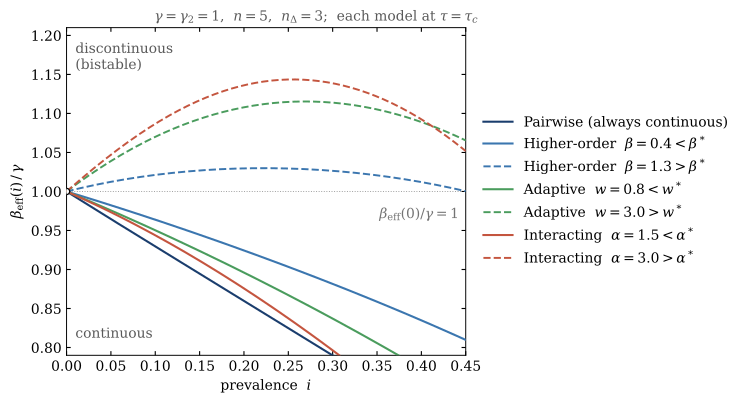

Source code (Python):
"""Figure 1 -- the effective force of infection at threshold.

beta_eff(i)/gamma against prevalence i for seven model instances drawn from four
mechanisms.  Each instance is evaluated AT ITS OWN epidemic threshold tau = tau_c,
so every curve passes through (0, 1).  That common point is the universal threshold
condition beta_eff(0) = gamma of Eq. (3), not an axis normalisation applied after
the fact.

The sign of the slope at (0, 1) classifies the transition through the criterion of
Eq. (4):

    downward (solid)  -> continuous
    upward   (dashed) -> discontinuous, bistable

Three of the four mechanisms appear twice, once below and once above their own
critical parameter (beta*, w*, alpha*), which is what makes the collapse visible:
the same mechanism sits on either side of the divide depending on a single scalar.

Parameters: gamma = 1, n = 5 throughout, n_tri = 3 for the simplicial model.  The
interacting-contagion case is symmetric (gamma_c = gamma), so gamma_eff = gamma and
the slope of beta_eff alone classifies the transition.

Usage
-----
    uv run figure1.py              write figure1.pdf and figure1.png
    uv run figure1.py --check      numerical audit, no figure
    uv run figure1.py --invariant  overlay the exact interacting-contagion invariant
"""

from __future__ import annotations

import sys
from collections.abc import Callable
from dataclasses import dataclass
from functools import partial

import matplotlib.pyplot as plt
import numpy as np

import style
from models import (
    Adaptive,
    Interacting,
    PairwiseSIS,
    Scalar,
    Simplicial,
    ad_beta_eff,
    ad_fast,
    ad_slope_at_threshold,
    ad_tau_c,
    ad_w_star,
    ic_beta_eff,
    ic_fast,
    ic_invariant_fast,
    ic_slope_at_threshold,
    ic_tau_c,
    sim_beta_eff,
    sim_fast_grid,
    sim_tau_c,
    sis_beta_eff,
    sis_fast,
    sis_slope_at_threshold,
    sis_tau_c,
)

OUTFILE = "figure1"
GAM = 1.0
N = 5
NT = 3
IMAX = 0.45  # right edge of the plotted prevalence range

# Closed-form boundary of Eq. (64) for n = 5, n_tri = 3, gamma = 1.  Reported in the
# audit header only; Figure 2 locates the same boundary numerically.
BETA_STAR_CLOSED_FORM = 0.8209


# --------------------------------------------------------------------------- #
#  beta_eff(i) at threshold, one function per mechanism
# --------------------------------------------------------------------------- #
def sis_curve(i: Scalar, tau: float, par: PairwiseSIS) -> Scalar:
    """Pairwise SIS."""
    return sis_beta_eff(i, sis_fast(i, tau, par), tau, par)


def sim_curve(i: Scalar, tau: float, par: Simplicial) -> Scalar:
    """Simplicial SIS.  p(i) is an implicit root, so it is solved grid-wise."""
    grid = np.atleast_1d(i)
    return sim_beta_eff(grid, sim_fast_grid(grid, tau, par), tau, par)


def ad_curve(i: Scalar, tau: float, par: Adaptive) -> Scalar:
    """Adaptive network SIS."""
    return ad_beta_eff(i, ad_fast(i, tau, par), tau, par)


def ic_curve(i: Scalar, tau: float, par: Interacting) -> Scalar:
    """Interacting contagions, from the quasi-static root."""
    return ic_beta_eff(i, ic_fast(i, tau, par), tau, par)


def ic_invariant_curve(i: Scalar, tau: float, par: Interacting) -> Scalar:
    """Interacting contagions, from the exact invariant p = 1 - i instead.

    Same value and same slope at i = 0; the two part company at O(i^2).  Drawn only
    under --invariant, as a check that the quasi-static root is doing its job near
    threshold.
    """
    return ic_beta_eff(i, ic_invariant_fast(i), tau, par)


# --------------------------------------------------------------------------- #
#  Curve catalogue
# --------------------------------------------------------------------------- #
@dataclass(frozen=True, slots=True)
class Curve:
    """One plotted instance: label, colour, transition type, threshold, beta_eff.

    ``analytic_slope`` is the closed-form d beta_eff / di at threshold where Table 1
    provides one, and None for the simplicial model, whose beta_eff is only implicit.
    """

    label: str
    colour: str
    forward: bool
    tau_c: float
    beta_eff: Callable[[Scalar], Scalar]
    analytic_slope: float | None = None


def catalogue() -> list[Curve]:
    """The seven instances, in plotting order.

    ``partial`` binds tau_c and the parameter set at construction time.  A bare
    lambda closing over the loop variables would not: Python's late binding would
    give every curve in a family the last parameter value of that loop.
    """
    c_sis, c_sim, c_ad, c_ic = style.C_MECHANISM
    curves: list[Curve] = []

    par_sis = PairwiseSIS(n=N, gamma=GAM)
    curves.append(
        Curve(
            "Pairwise (always continuous)",
            c_sis,
            True,
            sis_tau_c(par_sis),
            partial(sis_curve, tau=sis_tau_c(par_sis), par=par_sis),
            sis_slope_at_threshold(par_sis),
        )
    )

    for beta, forward in ((0.4, True), (1.3, False)):
        par = Simplicial(n=N, n_tri=NT, beta=beta, gamma=GAM)
        rel = r"<\beta^*" if forward else r">\beta^*"
        curves.append(
            Curve(
                rf"Higher-order  $\beta={beta}{rel}$",
                c_sim,
                forward,
                sim_tau_c(par),
                partial(sim_curve, tau=sim_tau_c(par), par=par),
            )
        )

    for w, forward in ((0.8, True), (3.0, False)):
        par = Adaptive(n=N, w=w, gamma=GAM)
        rel = r"<w^*" if forward else r">w^*"
        curves.append(
            Curve(
                rf"Adaptive  $w={w}{rel}$",
                c_ad,
                forward,
                ad_tau_c(par),
                partial(ad_curve, tau=ad_tau_c(par), par=par),
                ad_slope_at_threshold(par),
            )
        )

    for alpha, forward in ((1.5, True), (3.0, False)):
        par = Interacting(alpha=alpha, gamma=GAM)
        rel = r"<\alpha^*" if forward else r">\alpha^*"
        curves.append(
            Curve(
                rf"Interacting  $\alpha={alpha}{rel}$",
                c_ic,
                forward,
                ic_tau_c(par),
                partial(ic_curve, tau=ic_tau_c(par), par=par),
                ic_slope_at_threshold(par),
            )
        )

    return curves


# --------------------------------------------------------------------------- #
#  Figure
# --------------------------------------------------------------------------- #
def make_figure(outfile: str = OUTFILE, show_invariant: bool = False) -> None:
    """Draw and write the figure."""
    style.use_manuscript_style()

    fig, ax = plt.subplots(figsize=(7.6, 4.2))
    ig = np.linspace(0.0, IMAX, 400)

    ax.axhline(1.0, color=style.C_REFERENCE, lw=0.7, ls=":", zorder=1)

    for curve in catalogue():
        ax.plot(
            ig,
            curve.beta_eff(ig) / GAM,
            ls="-" if curve.forward else "--",
            color=curve.colour,
            lw=1.5 if curve.forward else 1.4,
            label=curve.label,
            zorder=3,
        )

    if show_invariant:
        for alpha in (1.5, 3.0):
            par = Interacting(alpha=alpha, gamma=GAM)
            ax.plot(
                ig,
                ic_invariant_curve(ig, ic_tau_c(par), par) / GAM,
                ls=(0, (1, 2)),
                color=style.C_ANNOTATION,
                lw=1.0,
                zorder=2,
            )

    ax.plot([0], [1.0], "o", ms=4.5, mfc="w", mec="k", mew=0.9, zorder=5)
    # The common point sits on the dotted line; label the line where it is clear.
    ax.text(
        IMAX * 0.985,
        0.96,
        r"$\beta_{\mathrm{eff}}(0)/\gamma=1$",
        ha="right",
        va="bottom",
        fontsize=10,
        color="0.45",
    )
    # Above the line: transmission intensifies with prevalence, hence bistability.
    ax.text(
        0.022,
        0.955,
        "discontinuous\n(bistable)",
        transform=ax.transAxes,
        ha="left",
        va="top",
        fontsize=10,
        color=style.C_ANNOTATION,
        linespacing=1.25,
    )
    ax.text(
        0.022,
        0.045,
        "continuous",
        transform=ax.transAxes,
        ha="left",
        va="bottom",
        fontsize=10,
        color=style.C_ANNOTATION,
        linespacing=1.25,
    )

    ax.set_xlabel(r"prevalence  $i$")
    ax.set_ylabel(r"$\beta_{\mathrm{eff}}(i)\,/\,\gamma$")
    ax.set_xlim(0, IMAX)
    ax.set_ylim(0.79, 1.21)
    style.frame_axes(ax)
    ax.text(
        0.22,
        1.02,
        r"$\gamma=\gamma_2=1$,  $n=5$,  $n_\Delta=3$;  each model at $\tau=\tau_c$",
        transform=ax.transAxes,
        fontsize=10,
        color=style.C_ANNOTATION,
    )

    ax.legend(
        loc="center left",
        bbox_to_anchor=(1.02, 0.5),
        handlelength=2.1,
        labelspacing=0.45,
        borderpad=0.2,
    )

    fig.tight_layout()
    fig.savefig(outfile + ".pdf", bbox_inches="tight")
    fig.savefig(outfile + ".png", dpi=200, bbox_inches="tight")


# --------------------------------------------------------------------------- #
#  Numerical audit  (--check)
# --------------------------------------------------------------------------- #
def checks() -> None:
    """Audit every curve against the two things that must hold.

    Each passes through (0, 1) to machine precision, and its slope there matches the
    closed form of Table 1 where one exists.
    """
    h = 1e-5
    print(
        f"w* = {ad_w_star(Adaptive(n=N, gamma=GAM)):.4f}   alpha* = 2   "
        f"beta* = {BETA_STAR_CLOSED_FORM:.4f} (n=5, n_tri=3)\n"
    )
    print(
        f"{'curve':38s} {'tau_c':>9s} {'beff(0)/g':>13s} {'slope':>9s} {'Table 1':>9s}"
    )

    for curve in catalogue():
        b0 = float(np.atleast_1d(curve.beta_eff(1e-12))[0])
        slope = (float(np.atleast_1d(curve.beta_eff(h))[0]) - b0) / h
        analytic = curve.analytic_slope
        shown = "     --" if analytic is None else f"{analytic:+9.5f}"
        flag = "" if (curve.forward == (slope < 0)) else "   <-- SIGN MISMATCH"
        print(
            f"{curve.label:38s} {curve.tau_c:9.6f} {b0 / GAM:13.10f} "
            f"{slope:+9.5f} {shown}{flag}"
        )

    print("\ninteracting contagions: quasi-static root vs exact invariant p=1-i")
    for alpha in (1.5, 3.0):
        par = Interacting(alpha=alpha, gamma=GAM)
        tau = ic_tau_c(par)
        gaps = [
            abs(ic_curve(i, tau, par) - ic_invariant_curve(i, tau, par))
            for i in (0.15, 0.45)
        ]
        print(
            f"  alpha={alpha}: |gap| = {gaps[0]:.2e} at i=0.15, {gaps[1]:.2e} at i=0.45"
        )


if __name__ == "__main__":
    if "--check" in sys.argv:
        checks()
    else:
        make_figure(show_invariant="--invariant" in sys.argv)
